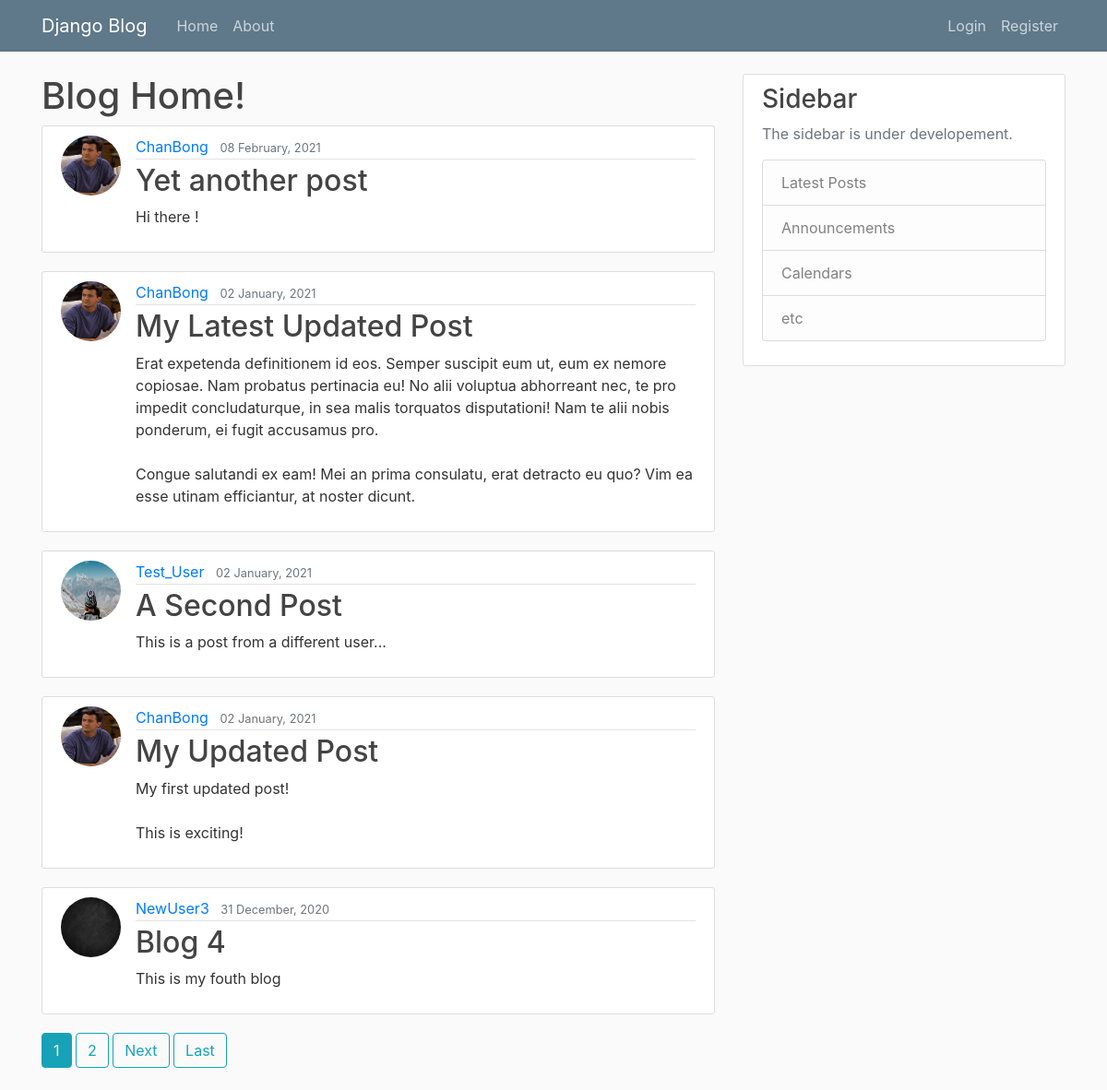
Before: / with the older database file.
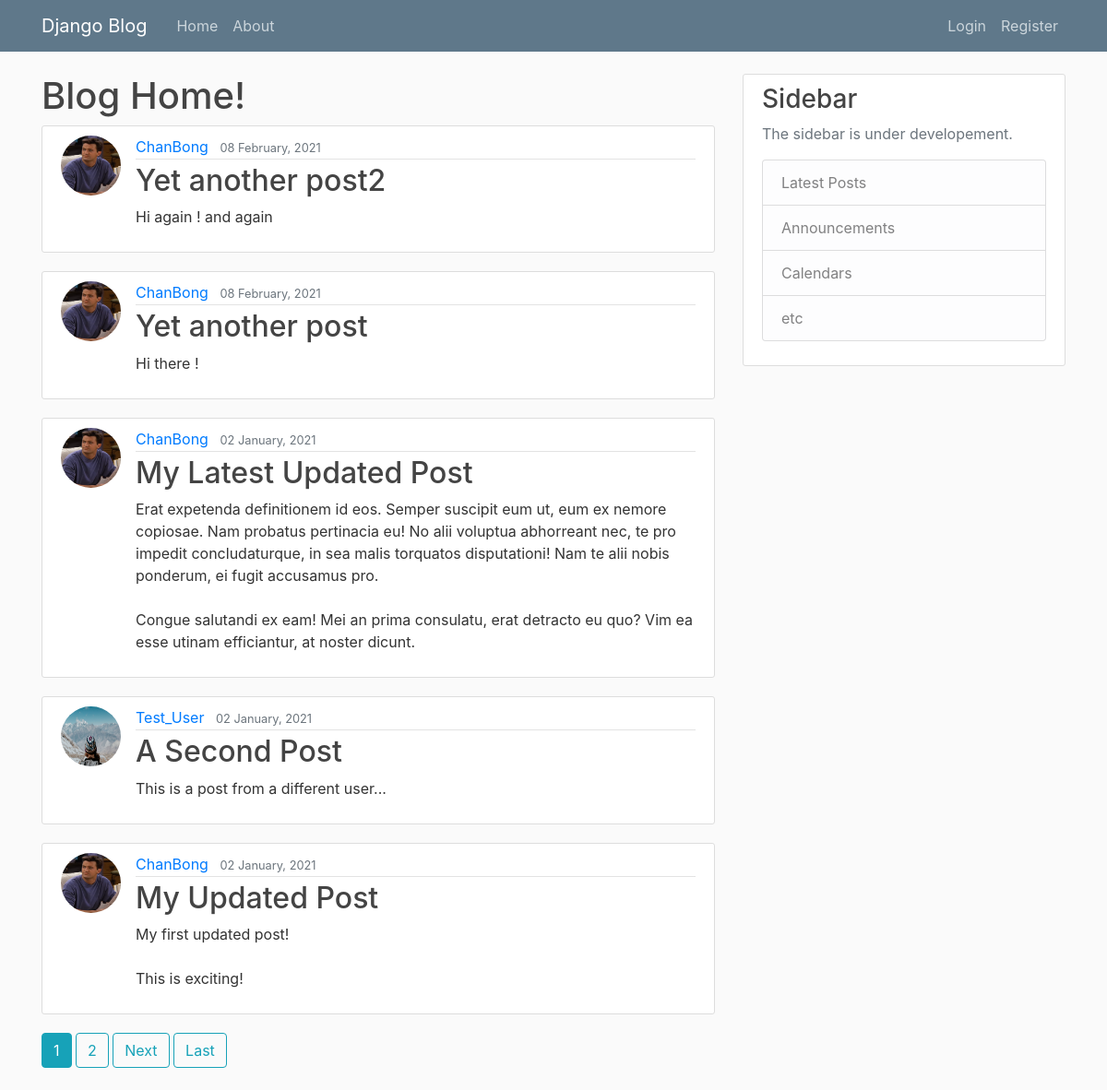
After: the same page with the newer database file.
### blog/models.py (models this page shows, shortened)
class Post(models.Model):
    title = models.CharField(max_length=100)
    content = models.TextField()
    date_posted = models.DateTimeField(default=timezone.now)
    author = models.ForeignKey(User, on_delete=models.CASCADE)

### users/models.py (models this page shows, shortened)
class Profile(models.Model):
    user = models.OneToOneField(User, on_delete=models.CASCADE)
    image = models.ImageField(default='default.jpg', upload_to='profile_pics')

### blog/views.py (the view)
# urls.py: path('', PostListView.as_view(), name='blog-home'),
class PostListView(ListView):
    model = Post
    template_name = 'blog/home.html'
    context_object_name = 'posts'
    ordering = ['-date_posted']
    paginate_by = 5

### blog/templates/blog/home.html (shortened to what this page needs)
{% extends "blog/base.html" %}
{% block content %}
    <h1>Blog Home!</h1>
    {% for post in posts %}
        <article class="media content-section">
          <img class="rounded-circle article-img" src="{{ post.author.profile.image.url }}">
          <div class="media-body">
            <div class="article-metadata">
              <a class="mr-2" href="{% url 'user-posts' post.author.username %}">{{ post.author }}</a>
              <small class="text-muted">{{ post.date_posted|date:"d F, Y" }}</small>
            </div>
            <h2><a class="article-title" href="{% url 'post-detail' post.id %}">{{ post.title }}</a></h2>
            <p class="article-content">{{ post.content }}</p>
          </div>
        </article>
    {% endfor %}
    {% if is_paginated %}
      {% for num in page_obj.paginator.page_range %}
        {% if page_obj.number == num %}
          <a class="btn btn-info mb-4" href="?page={{ num }}">{{ num }}</a>
        {% elif num > page_obj.number|add:'-3' and num < page_obj.number|add:'3' %}
          <a class="btn btn-outline-info mb-4" href="?page={{ num }}">{{ num }}</a>
        {% endif %}
      {% endfor %}
      {% if page_obj.has_next %}
        <a class="btn btn-outline-info mb-4" href="?page={{ page_obj.next_page_number }}">Next</a>
        <a class="btn btn-outline-info mb-4" href="?page={{ page_obj.paginator.num_pages }}">Last</a>
      {% endif %}
    {% endif %}
{% endblock content %}

### blog/templates/blog/base.html (shortened to what this page needs)
{% load static %}
<!DOCTYPE html>
<html>
<head>
    <link rel="stylesheet" href="https://stackpath.bootstrapcdn.com/bootstrap/4.3.1/css/bootstrap.min.css">
    <link rel="stylesheet" type="text/css" href="{% static 'blog/main.css' %}">
</head>
<body>
    <header class="site-header">
      <nav class="navbar navbar-expand-md navbar-dark bg-steel fixed-top">
        <div class="container">
          <a class="navbar-brand mr-4" href="{% url 'blog-home' %}">Django Blog</a>
          <div class="collapse navbar-collapse" id="navbarToggle">
            <div class="navbar-nav mr-auto">
              <a class="nav-item nav-link" href="{% url 'blog-home' %}">Home</a>
              <a class="nav-item nav-link" href="{% url 'blog-about' %}">About</a>
            </div>
            <div class="navbar-nav">
              {% if user.is_authenticated %}
              <a class="nav-item nav-link" href="{% url 'post-create' %}">Create Post</a>
              <a class="nav-item nav-link" href="{% url 'profile' %}">Profile</a>
              <a class="nav-item nav-link" href="{% url 'logout' %}">Logout</a>
              {% else %}
              <a class="nav-item nav-link" href="{% url 'login' %}">Login</a>
              <a class="nav-item nav-link" href="{% url 'register' %}">Register</a>
              {% endif %}
            </div>
          </div>
        </div>
      </nav>
</header>
<main role="main" class="container">
  <div class="row">
    <div class="col-md-8">
      {% block content %}{% endblock %}
    </div>
    <div class="col-md-4">
      <div class="content-section">
        <h3>Sidebar</h3>
        <p class='text-muted'>The sidebar is under developement.
          <ul class="list-group">
            <li class="list-group-item list-group-item-light">Latest Posts</li>
            <li class="list-group-item list-group-item-light">Announcements</li>
            <li class="list-group-item list-group-item-light">Calendars</li>
            <li class="list-group-item list-group-item-light">etc</li>
          </ul>
        </p>
      </div>
    </div>
  </div>
</main>
</body>
</html>

### blog/static/blog/main.css (style rules this page uses)
body { background: #fafafa; color: #333333; margin-top: 5rem; }
h1, h2, h3, h4, h5, h6 { color: #444444; }
ul { margin: 0; }
.bg-steel { background-color: #5f788a; }
.site-header .navbar-nav .nav-link { color: #cbd5db; }
.content-section { background: #ffffff; padding: 10px 20px; border: 1px solid #dddddd; border-radius: 3px; margin-bottom: 20px; }
.article-title { color: #444444; }
.article-content { white-space: pre-line; }
.article-img { height: 65px; width: 65px; margin-right: 16px; }
.article-metadata { padding-bottom: 1px; margin-bottom: 4px; border-bottom: 1px solid #e3e3e3 }

Changed rows visible on the page:
no longer on this page (row unchanged): Post: author.profile.image (picture), author "NewUser3", date_posted "31 December, 2020", title "Blog 4", content "This is my fouth blog"
added Post: author.profile.image (picture), author "ChanBong", date_posted "08 February, 2021", title "Yet another post2", content "Hi again ! and again"
